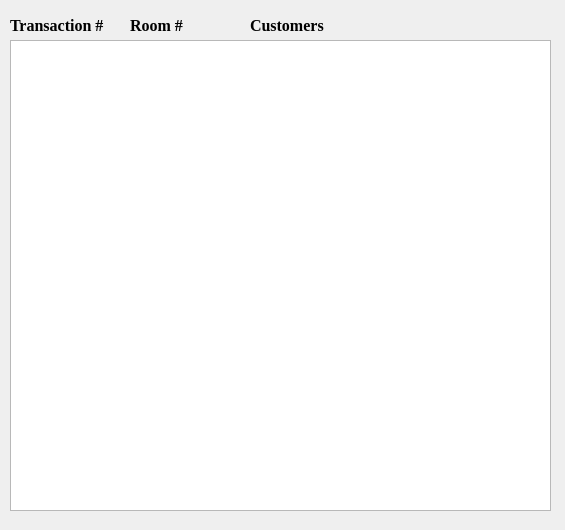
<?xml version="1.0" encoding="UTF-8"?>
<ui version="4.0">
 <class>Transactions</class>
 <widget class="QDialog" name="Transactions">
  <property name="geometry">
   <rect>
    <x>0</x>
    <y>0</y>
    <width>565</width>
    <height>530</height>
   </rect>
  </property>
  <property name="font">
   <font>
    <family>Times New Roman</family>
    <pointsize>12</pointsize>
    <bold>true</bold>
   </font>
  </property>
  <property name="windowTitle">
   <string>TRANSACTIONS</string>
  </property>
  <widget class="QLabel" name="label">
   <property name="geometry">
    <rect>
     <x>10</x>
     <y>10</y>
     <width>110</width>
     <height>30</height>
    </rect>
   </property>
   <property name="text">
    <string>Transaction #</string>
   </property>
  </widget>
  <widget class="QLabel" name="label_2">
   <property name="geometry">
    <rect>
     <x>130</x>
     <y>10</y>
     <width>110</width>
     <height>30</height>
    </rect>
   </property>
   <property name="text">
    <string>Room #</string>
   </property>
  </widget>
  <widget class="QLabel" name="label_3">
   <property name="geometry">
    <rect>
     <x>250</x>
     <y>10</y>
     <width>300</width>
     <height>30</height>
    </rect>
   </property>
   <property name="text">
    <string>Customers</string>
   </property>
  </widget>
  <widget class="QListWidget" name="listWidget">
   <property name="geometry">
    <rect>
     <x>10</x>
     <y>40</y>
     <width>541</width>
     <height>471</height>
    </rect>
   </property>
  </widget>
 </widget>
 <resources/>
 <connections/>
</ui>
